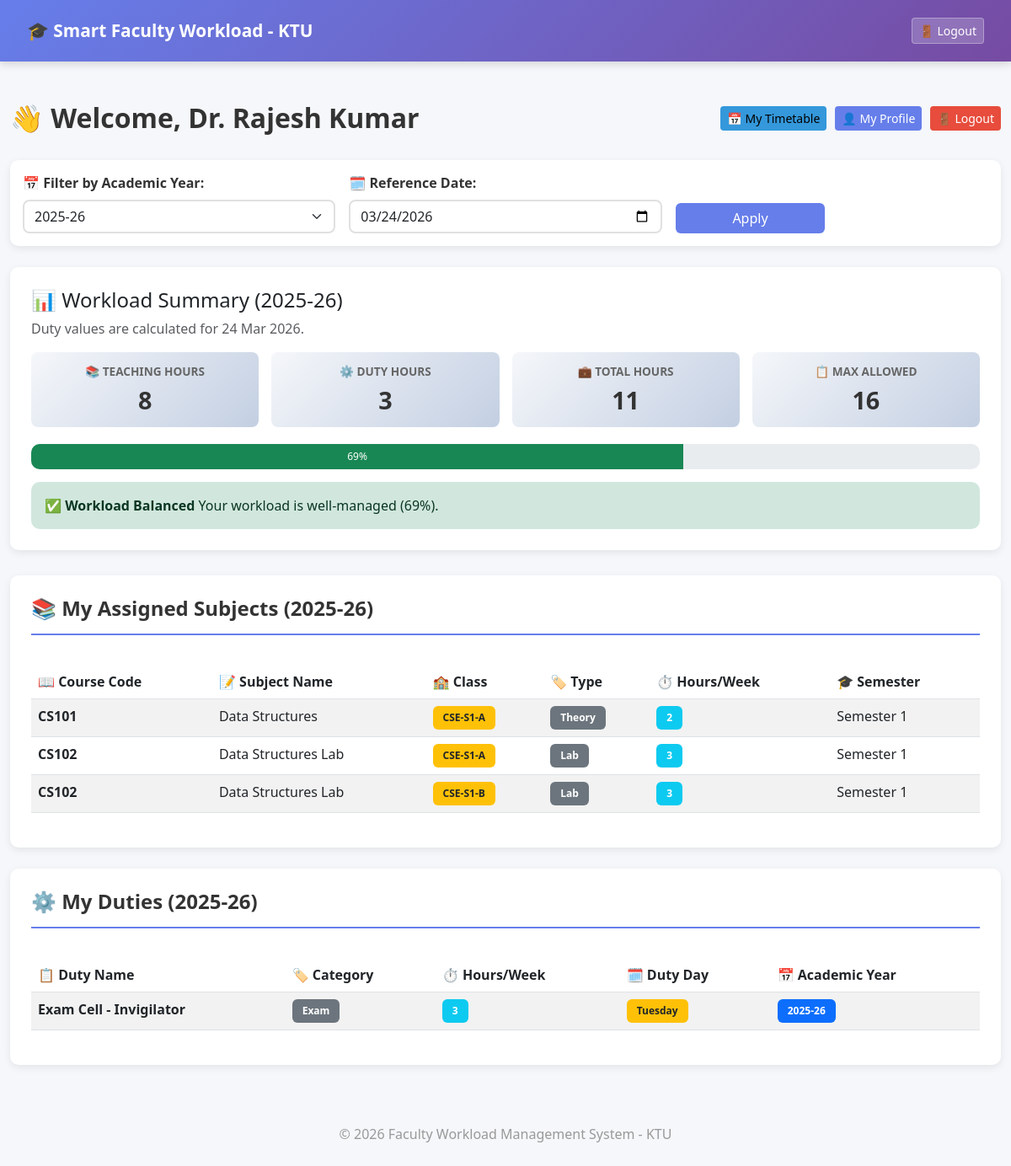
/dashboard (signed in), run on the app's committed database.
### app/models.py (models this page shows, shortened)
class Faculty(UserMixin, db.Model):
    id = db.Column(db.Integer, primary_key=True)
    name = db.Column(db.String(100), nullable=False)
    department = db.Column(db.String(100), nullable=False)
    designation = db.Column(db.String(50), nullable=False)
    email = db.Column(db.String(120), unique=True, nullable=False)
    password_hash = db.Column(db.String(200), nullable=False)
    max_workload = db.Column(db.Integer, default=16)
    role = db.Column(db.String(20), default="faculty")
    assignments = db.relationship(
        'Assignment',
        backref='faculty',
        lazy=True,
        cascade="all, delete-orphan"
    )
    duties = db.relationship(
        'AdditionalDuty',
        backref='faculty',
        lazy=True,
        cascade="all, delete-orphan"
    )
    timetables = db.relationship(
        'Timetable',
        backref='faculty_obj',
        lazy=True,
        cascade="all, delete-orphan"
    )

class Assignment(db.Model):
    __table_args__ = (
        db.UniqueConstraint(
            'faculty_id',
            'subject_id',
            'class_id',
            'academic_year',
            name='unique_faculty_subject_class_year'
        ),
    )
    id = db.Column(db.Integer, primary_key=True)
    faculty_id = db.Column(db.Integer, db.ForeignKey('faculty.id'), nullable=False)
    subject_id = db.Column(db.Integer, db.ForeignKey('subject.id'), nullable=False)
    class_id = db.Column(db.Integer, db.ForeignKey('class.id'), nullable=True)
    class_division = db.Column(db.String(20), nullable=True)  # Legacy compatibility for older rows
    semester = db.Column(db.Integer, nullable=False)  # Inherited from subject but stored for reference
    academic_year = db.Column(db.String(20), nullable=False)  # e.g., "2025-26"
    assigned_date = db.Column(db.DateTime, default=datetime.utcnow)
    class_obj = db.relationship('Class', backref='assignments')
    @property
    def class_name(self):
        if self.class_obj:
            return self.class_obj.class_name
        return self.class_division or "Unassigned Class"

class Subject(db.Model):
    id = db.Column(db.Integer, primary_key=True)
    course_code = db.Column(db.String(20), nullable=False)
    subject_name = db.Column(db.String(150), nullable=False)
    subject_type = db.Column(db.String(20), nullable=False)  # 'Theory' or 'Lab'
    is_lab = db.Column(db.Boolean, default=False)  # Flag for lab subjects
    hours_per_week = db.Column(db.Integer, nullable=False)  # Theory: varies, Lab: typically 3 hours continuous
    semester = db.Column(db.Integer, nullable=False)  # Semester number (1-8)
    created_at = db.Column(db.DateTime, default=datetime.utcnow)
    assignments = db.relationship(
        'Assignment',
        backref='subject',
        lazy=True,
        cascade="all, delete-orphan"
    )

class Class(db.Model):
    __tablename__ = 'class'
    id = db.Column(db.Integer, primary_key=True)
    class_name = db.Column(db.String(50), nullable=False, unique=True)  # e.g., "S3-A", "S5-B"
    semester = db.Column(db.Integer, nullable=False)  # 1-8
    department = db.Column(db.String(100), nullable=False)  # e.g., "Computer Science"
    created_at = db.Column(db.DateTime, default=datetime.utcnow)
    timetables = db.relationship(
        'Timetable',
        backref='class_obj',
        lazy=True,
        cascade="all, delete-orphan"
    )

class AdditionalDuty(db.Model):
    __table_args__ = (
        db.UniqueConstraint(
            'faculty_id',
            'duty_name',
            'start_date',
            name='unique_faculty_duty_period'
        ),
    )
    id = db.Column(db.Integer, primary_key=True)
    faculty_id = db.Column(db.Integer, db.ForeignKey('faculty.id'), nullable=True)  # Allow unassigned
    duty_name = db.Column(db.String(150), nullable=False)  # e.g., "HOD", "Placement Officer", "Exam Cell Duty"
    category = db.Column(db.String(50), nullable=False)  # 'Leadership' (HOD/Placement Officer), 'Exam', 'Administrative', 'Research'
    duration_type = db.Column(db.String(20), nullable=False)  # 'Yearly' or 'Weekly' or 'Custom'
    hours = db.Column(db.Integer, nullable=False)  # Hours per week
    duty_day = db.Column(db.String(20), nullable=True)  # Monday-Friday
    start_date = db.Column(db.Date, nullable=False)  # When duty starts
    end_date = db.Column(db.Date, nullable=False)  # When duty ends
    academic_year = db.Column(db.String(20), nullable=False)  # e.g., "2025-26"
    created_at = db.Column(db.DateTime, default=datetime.utcnow)
    def is_active(self, reference_date=None):
        target_date = reference_date or datetime.utcnow().date()
        return self.start_date <= target_date <= self.end_date

### app/routes.py (the view)
@main.route('/dashboard')
@login_required
def dashboard():
    selected_year = request.args.get('academic_year', None)
    reference_date = get_reference_date()
    if current_user.role == "admin":
        total_load = current_user.calculate_total_workload(reference_date)
        assignments = current_user.assignments
        total_faculty = Faculty.query.count()
        total_subjects = Subject.query.count()
        total_assignments = Assignment.query.count()
        total_duties = AdditionalDuty.query.count()
        overloaded_count = 0
        all_faculty = Faculty.query.all()
        for faculty in all_faculty:
            if faculty.calculate_total_workload(reference_date) > faculty.max_workload:
                overloaded_count += 1
        return render_template(
            "dashboard.html",
            reference_date=reference_date,
            total_load=total_load,
            assignments=assignments,
            total_faculty=total_faculty,
            total_subjects=total_subjects,
            total_assignments=total_assignments,
            overloaded_count=overloaded_count,
            total_duties=total_duties
        )
    else:
        assignment_years = [a.academic_year for a in current_user.assignments]
        duty_years = [d.academic_year for d in current_user.duties if d.faculty_id == current_user.id]
        all_years = sorted(list(set(assignment_years + duty_years)), reverse=True)
        if not selected_year and all_years:
            selected_year = all_years[0]
        if selected_year:
            filtered_assignments = [a for a in current_user.assignments if a.academic_year == selected_year]
            filtered_duties = [
                d for d in current_user.duties
                if d.faculty_id == current_user.id and d.academic_year == selected_year and d.is_active(reference_date)
            ]
        else:
            filtered_assignments = current_user.assignments
            filtered_duties = [
                d for d in current_user.duties
                if d.faculty_id == current_user.id and d.is_active(reference_date)
            ]
        teaching_hours = sum([a.subject.hours_per_week for a in filtered_assignments])
        duty_hours = sum([d.hours for d in filtered_duties])
        total_workload = teaching_hours + duty_hours
        workload_percentage = (total_workload / current_user.max_workload * 100) if current_user.max_workload > 0 else 0
        return render_template(
            "faculty_dashboard.html",
            reference_date=reference_date,
            selected_year=selected_year,
            all_years=all_years,
            assignments=filtered_assignments,
            duties=filtered_duties,
            teaching_hours=teaching_hours,
            duty_hours=duty_hours,
            total_workload=total_workload,
            workload_percentage=workload_percentage
        )

### app/templates/faculty_dashboard.html (shortened to what this page needs)
{% extends "base.html" %}
{% block content %}
<div class="page-header">
    <h2>👋 Welcome, {{ current_user.name }}</h2>
    <div class="page-header-actions">
        <a href="{{ url_for('main.faculty_timetable') }}" class="btn btn-info btn-sm">📅 My Timetable</a>
        <a href="{{ url_for('main.my_profile') }}" class="btn btn-primary btn-sm">👤 My Profile</a>
        <a href="/logout" class="btn btn-danger btn-sm">🚪 Logout</a>
    </div>
</div>
<div class="filter-section">
    <form method="GET" class="row g-3 align-items-end">
        <div class="col-md-4">
            <label for="academicYearFilter" class="form-label"><strong>📅 Filter by Academic Year:</strong></label>
            <select class="form-select" id="academicYearFilter" name="academic_year" onchange="this.form.submit()">
                {% if all_years %}
                    {% for year in all_years %}
                    <option value="{{ year }}" {% if selected_year == year %}selected{% endif %}>{{ year }}</option>
                    {% endfor %}
                {% else %}
                    <option value="">No academic years available</option>
                {% endif %}
            </select>
        </div>
        <div class="col-md-4">
            <label for="referenceDate" class="form-label"><strong>🗓️ Reference Date:</strong></label>
            <input type="date" class="form-control" id="referenceDate" name="reference_date" value="{{ reference_date.strftime('%Y-%m-%d') }}">
        </div>
        <div class="col-md-2">
            <button type="submit" class="btn btn-primary w-100">Apply</button>
        </div>
    </form>
</div>
<div class="workload-section">
    <h4>📊 Workload Summary
        {% if selected_year %}
        ({{ selected_year }})
        {% endif %}
    </h4>
    <p class="text-muted mb-3">Duty values are calculated for {{ reference_date.strftime('%d %b %Y') }}.</p>
    <div class="workload-grid">
        <div class="workload-item">
            <h6>📚 Teaching Hours</h6>
            <h3>{{ teaching_hours }}</h3>
        </div>
        <div class="workload-item">
            <h6>⚙️ Duty Hours</h6>
            <h3>{{ duty_hours }}</h3>
        </div>
        <div class="workload-item">
            <h6>💼 Total Hours</h6>
            <h3>{{ total_workload }}</h3>
        </div>
        <div class="workload-item">
            <h6>📋 Max Allowed</h6>
            <h3>{{ current_user.max_workload }}</h3>
        </div>
    </div>
    <div>
        <div class="progress" style="height: 30px; border-radius: 10px;">
            {% if workload_percentage > 100 %}
                <div class="progress-bar bg-danger" role="progressbar" style="width: 100%;" aria-valuenow="100" aria-valuemin="0" aria-valuemax="100">
                    {{ "%.0f"|format(workload_percentage) }}% (Overloaded)
                </div>
            {% elif workload_percentage > 70 %}
                <div class="progress-bar bg-warning" role="progressbar" style="width: {{ workload_percentage }}%;" aria-valuenow="{{ workload_percentage }}" aria-valuemin="0" aria-valuemax="100">
                    {{ "%.0f"|format(workload_percentage) }}%
                </div>
            {% else %}
                <div class="progress-bar bg-success" role="progressbar" style="width: {{ workload_percentage }}%;" aria-valuenow="{{ workload_percentage }}" aria-valuemin="0" aria-valuemax="100">
                    {{ "%.0f"|format(workload_percentage) }}%
                </div>
            {% endif %}
        </div>
    </div>
    <div style="margin-top: 15px;">
        {% if total_workload > current_user.max_workload %}
            <div class="alert alert-danger mb-0">
                ⚠️ <strong>Workload Overloaded!</strong> Your total workload ({{ total_workload }} hrs) exceeds your maximum allowed ({{ current_user.max_workload }} hrs).
            </div>
        {% elif workload_percentage > 70 %}
            <div class="alert alert-warning mb-0">
                ⚠️ <strong>High Workload</strong> Your workload is approaching the maximum limit ({{ "%.0f"|format(workload_percentage) }}%).
            </div>
        {% else %}
            <div class="alert alert-success mb-0">
                ✅ <strong>Workload Balanced</strong> Your workload is well-managed ({{ "%.0f"|format(workload_percentage) }}%).
            </div>
        {% endif %}
    </div>
</div>
{% if assignments %}
<div class="data-section">
    <h4>📚 My Assigned Subjects
        {% if selected_year %}
        ({{ selected_year }})
        {% endif %}
    </h4>
    <div class="table-responsive">
        <table class="table table-striped table-hover">
            <thead>
                <tr>
                    <th>📖 Course Code</th>
                    <th>📝 Subject Name</th>
                    <th>🏫 Class</th>
                    <th>🏷️ Type</th>
                    <th>⏱️ Hours/Week</th>
                    <th>🎓 Semester</th>
                </tr>
            </thead>
            <tbody>
                {% for assignment in assignments %}
                <tr>
                    <td><strong>{{ assignment.subject.course_code }}</strong></td>
                    <td>{{ assignment.subject.subject_name }}</td>
                    <td><span class="badge bg-warning text-dark">{{ assignment.class_name }}</span></td>
                    <td><span class="badge bg-secondary">{{ assignment.subject.subject_type }}</span></td>
                    <td><span class="badge bg-info">{{ assignment.subject.hours_per_week }}</span></td>
                    <td>
                        {% if assignment.subject.semester %}
                            Semester {{ assignment.subject.semester }}
                        {% else %}
                            -
                        {% endif %}
                    </td>
                </tr>
                {% endfor %}
            </tbody>
        </table>
    </div>
</div>
{% endif %}
{% if duties %}
<div class="data-section">
    <h4>⚙️ My Duties
        {% if selected_year %}
        ({{ selected_year }})
        {% endif %}
    </h4>
    <div class="table-responsive">
        <table class="table table-striped table-hover">
            <thead>
                <tr>
                    <th>📋 Duty Name</th>
                    <th>🏷️ Category</th>
                    <th>⏱️ Hours/Week</th>
                    <th>🗓️ Duty Day</th>
                    <th>📅 Academic Year</th>
                </tr>
            </thead>
            <tbody>
                {% for duty in duties %}
                <tr>
                    <td><strong>{{ duty.duty_name }}</strong></td>
                    <td><span class="badge bg-secondary">{{ duty.category }}</span></td>
                    <td><span class="badge bg-info">{{ duty.hours }}</span></td>
                    <td><span class="badge bg-warning text-dark">{{ duty.duty_day or '-' }}</span></td>
                    <td><span class="badge bg-primary">{{ duty.academic_year }}</span></td>
                </tr>
                {% endfor %}
            </tbody>
        </table>
    </div>
</div>
{% endif %}
{% endblock %}

### app/templates/base.html (shortened to what this page needs)
<!DOCTYPE html>
<html>
<head>
    <link href="https://cdn.jsdelivr.net/npm/bootstrap@5.3.0/dist/css/bootstrap.min.css" rel="stylesheet">
</head>
<body>
<nav class="navbar navbar-dark px-3">
    <span class="navbar-brand">🎓 Smart Faculty Workload - KTU</span>
    {% if current_user.is_authenticated %}
        <a href="/logout" class="btn btn-logout btn-sm">🚪 Logout</a>
    {% endif %}
</nav>
<div class="container mt-5">
    {% block content %}{% endblock %}
</div>
<footer style="text-align: center; margin-top: 50px; padding: 20px; color: #999;">
    <p>© 2026 Faculty Workload Management System - KTU</p>
</footer>
</body>
</html>

### data on the page
Faculty: name "Dr. Rajesh Kumar", max_workload "16"
Assignment: academic_year "2025-26", subject.course_code "CS101", subject.subject_name "Data Structures", class_name "CSE-S1-A", subject.subject_type "Theory", subject.hours_per_week "2", subject.semester "1"
Assignment: subject.course_code "CS102", subject.subject_name "Data Structures Lab", class_name "CSE-S1-A", subject.subject_type "Lab", subject.hours_per_week "3", subject.semester "1"
Assignment: subject.course_code "CS102", subject.subject_name "Data Structures Lab", class_name "CSE-S1-B", subject.subject_type "Lab", subject.hours_per_week "3", subject.semester "1"
AdditionalDuty: duty_name "Exam Cell - Invigilator", category "Exam", hours "3", duty_day "Tuesday", academic_year "2025-26"

### other printed values
{{ reference_date.strftime('%d %b %Y') }} "24 Mar 2026"
{{ teaching_hours }} "8"
{{ duty_hours }} "3"
{{ total_workload }} "11"
{{ "%.0f"|format(workload_percentage) }} "69"
form field academic_year "2025-26"
